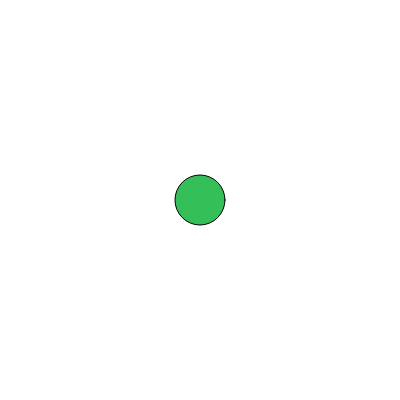
Frame 1 (no input)
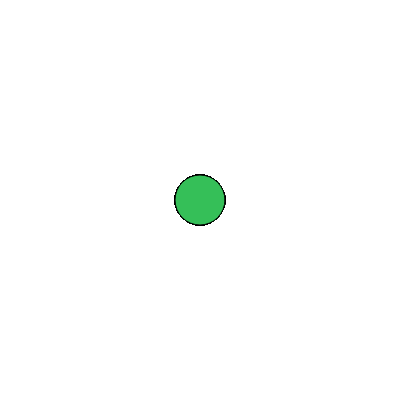
Frame 60 (no input)
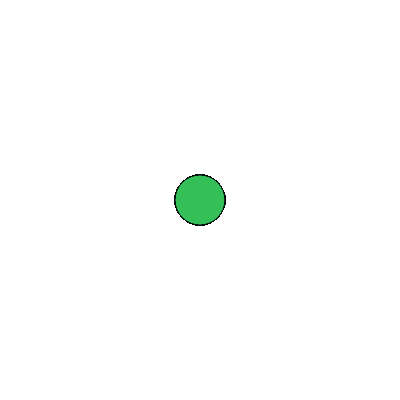
Frame 120 (the mouse pressed at the canvas centre since frame 60)

The p5.js sketch that drew these frames (run headless with seeded random() and noise() and a simulated clock; from frame 60 on, the mouse is pressed at the canvas centre):

// p5.js sketch
// ── sketch.js

let cor;
let posicaoHorizontal; // x
let posicaoVertical; // y


function setup() {
 random(0, 255)
 createCanvas(400, 400);
 background("white")
 cor= color(random(0, 255), random(0, 255), random(0, 255))
}

function draw () {
  
  fill(cor)
  circle (200, 200, 50);
}
